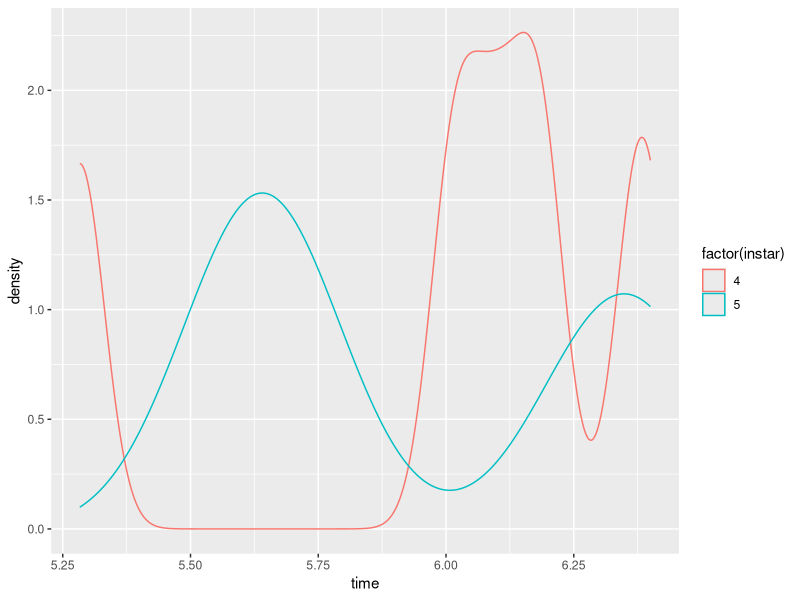
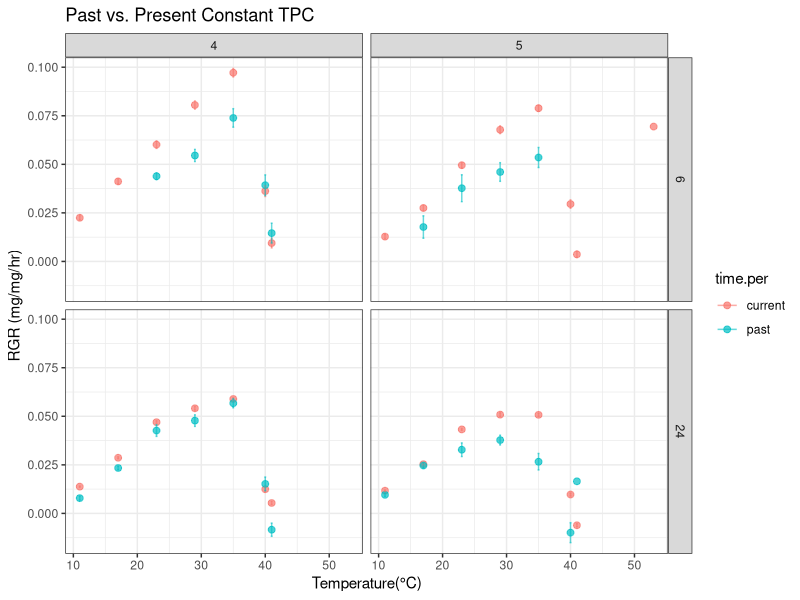

Reproduce these figures in R, in order. (Note: this script raises an error after producing the figures.)
# ## Taylor M. Hatcher
# ## Analysis of 6 hr and 24hr constant TPCs for P. rapae. Each caterpillar only experienced one temperature for 24 hours. 
# library(ggplot2)
# library(data.table)
# library(dplyr)
# library(patchwork)
# library(reshape2)
# library(viridis)
# library(tidyverse)
# 
# setwd("~/Desktop/Repos/WARP2024")
# 
# #past data 
# tpc1 = read.csv("PrapaeW.1999.ConstantTempTPCs.4thinstar.jul2021.xlsx - data.csv")
# tpc1$instar=4
# 
# #past data that includes a 6 hour time weighing: "Prapae.NC_WA.2000.TRNS.leaf" for 4th instar caterpillars
# #past data that includes some 9 hour weighings, some 6.5 hour weighings, and 24.5 hour weighings
# tpc2 = read.csv("PrapaeW.1999.ConstantTempTPCs.5thinstar.jul2021.xlsx - data.csv")
# names(tpc2)=names(tpc1)
# tpc2$instar=5
# 
# tpc.p= rbind(tpc1, tpc2)
# 
# tpc.p$rgr= (log(tpc.p$fw) - log(tpc.p$Mo))/tpc.p$time
# tpc.p$time.per= "past"
# 
# tpc.ps= tpc.p[,c("UniID","mom","ID","temp","instar","time","duration","mgain","rgr","time.per")]
# #plot
# ggplot(tpc.ps[tpc.ps$time>5 & tpc.ps$time<11,], aes(x=time, color=factor(instar), group=factor(instar)))+
#   geom_density()
# table(tpc.ps$time, tpc.ps$instar)
# 
# #recent 2024 TPC data
# tpc.c = read.csv("2024PrapaeConstantTPCCombineddata.csv")
# 
# 
# # Convert fw to numeric and drop nas
# tpc.c$fw <- as.numeric(tpc.c$fw)
# 
# tpc.c$rgr= (log(tpc.c$fw) - log(tpc.c$M0))/tpc.c$duration
# tpc.c$time.per= "current"
# 
# tpc.c$mom= tpc.c$Female
# tpc.c$ID= tpc.c$Individual
# tpc.c$UniID= paste(tpc.c$temp, tpc.c$mom, tpc.c$ID, sep=".")
# #Calculate mass gained in each time treatment
# tpc.c$mgain= tpc.c$fw - tpc.c$M0
# 
# #combine historic and current
# tpc.cs= tpc.c[,c("UniID","mom","ID","temp","instar","time","duration","mgain","rgr","time.per")]
# 
# 
# tpc= rbind(tpc.cs, tpc.ps)
# 
# 
# ######Plot
# 
# ##Set up durations of 6hr and 24hr
# 
# tpc$dur=NA
# tpc$time= as.numeric(tpc$time)
# # tpc[tpc$time>5 & tpc$time<11 & tpc$time.per=="past","dur"]=6
# tpc[tpc$time>5 & tpc$time<6.6 & tpc$time.per=="past","dur"]=6
# tpc[tpc$time>20 & tpc$time<26 & tpc$time.per=="past","dur"]=24
# tpc[tpc$time.per=="current","dur"]= tpc[tpc$time.per=="current","duration"]
# 
# #tpc.plot = ggplot(tpc[tpc$dur %in% c(6,24),], aes(x=temp, y=rgr, color=time.per)) +
# # geom_point(alpha=0.5) +
# #  facet_grid(dur ~ instar) +
# #  theme_bw() +
# # xlab("Temperature (C)") +
# #  ylab("RGR (mg/mg/h)") +
# #  ggtitle("2024") +
# # ylim(-0.10, 0.14)
# 
# #Plot family mean values for constant tpc
# #tpc.agg.f <- tpc %>% # new code added 11-22-24
#   #group_by(mom, temp, duration, instar)%>% # new code added 11-22-24
#  # dplyr::summarise(mean = mean(rgr, na.rm = TRUE), # new code added 11-22-24E)
#  #                  se = sd(rgr, na.rm = TRUE) /sqrt(n())
#   )# new code added 11-22-24
# # Aggregating by temperature, duration, and instar
# # Aggregate mean values with corrected standard error calculation
# tpc.agg <- tpc %>%
#   group_by(temp, time.per, dur, instar) %>%
#   dplyr::summarise(
#     mean = mean(rgr, na.rm = TRUE),
#     se = sd(rgr, na.rm = TRUE) / sqrt(n())
#   )
# #This piece of code is ensuring that 'time.per' is a factor with specified levels
# tpc$time.per <- factor(tpc$time.per, levels = c("past", "current"))
# 
# # Plot individual means and family means
# tpc.plot <- ggplot() +
#   # Layer for individual-level aggregated data
#   geom_point(
#     data = tpc.agg[tpc.agg$dur %in% c(6, 24), ],
#     aes(x = temp, y = mean, color = time.per, group = time.per),
#     alpha = 0.7, size = 2
#   )+
#   geom_errorbar(
#     data = tpc.agg[tpc.agg$dur %in% c(6, 24), ],
#     aes(x = temp, ymin = mean - se, ymax = mean + se, color = time.per, group = time.per),
#     width = 0.3, alpha = 0.6) +
#   # ) +
#   # # Line connecting family-level data
#   # geom_line(
#   #   data = tpc.agg.f,
#   #   aes(x = temp, y = mean, group = mom),
#   #   color = "black", linetype = "solid", size = 1
#   # ) +
#    # Layer for family-level aggregated data
#    geom_point(
#      data = tpc.agg.f,
#      aes(x = temp, y = mean)) +
#  #    color = "blue", size = 1, stroke = 1.2) +
#   # geom_errorbar(
#    #  data = tpc.agg.f,
#    #  aes(x = temp, ymin = mean - se, ymax = mean + se, group = mom),
#   # width = 0.3, color = "red", alpha = 0.7
#   # ) +
#   facet_grid(dur ~ instar) + #facet by duration and instar
#   theme_bw() +
#   xlab("Temperature (°C") +
#   ylab("RGR (mg/mg/hr)") +
#   ggtitle("Past vs. Present Constant TPC with Family Means") +
#   ylim(-0.10, 0.14)
# 
# 
# #plotting family means with error bars
# #   tpc.plot <- ggplot(tpc.agg[tpc.agg$dur %in% c(6, 24), ],aes(x = temp, y = mean, color = time.per, group = time.per)) +
# #   geom_point(alpha = 0.7, size = 2) + # Points for mean values
# #  geom_errorbar(aes(ymin = mean - se, ymax = mean +se), width = 0.3, alpha = 0.6) + # Error bars
# #  facet_grid(dur ~ instar) + #Facets for duration and instar
# #  theme_bw() +
# #  xlab("Temperature(°C)") +
# #  ylab("RGR (mg/mg/hr)") +
# #  ggtitle("Past vs. Present Constant TPC")
# # ylim(-0.10, 0.14)
# 
# 
# 
# 
# # Fit a linear model and calculate predictions for each group
# #tpc.fit <- tpc.valid %>%
# # group_by(time.per, dur, instar) %>%
# # do({
# # model <- lm(mean ~ temp, data = .)
# #  data.frame(
# #   temp = seq(min(.$temp, na.rm = TRUE), max(.$temp, na.rm = TRUE), length.out = 100),  # Generate temperature sequence
# #   mean = predict(model, newdata = data.frame(temp = seq(min(.$temp, na.rm = TRUE), max(.$temp, na.rm = TRUE), length.out = 100))),
# #   time.per = unique(.$time.per),
# #   dur = unique(.$dur),
# #  instar = unique(.$instar)
# # )
# #   })
# 
# 
# 
# # Print the plot
# print(tpc.plot)
# 
# setwd('/Volumes/GoogleDrive/Shared drives/TrEnCh/Projects/WARP/Analyses/figures/')
# pdf("2024TRNfeeding_constant.pdf",height = 8, width = 8)
# # Display the final plot
# print(tpc.plot)
# tpc.agg.fh$year=1999
# colnames(tpc.agg.fh)[1]="FEMALE"
# tpc.agg.fh$FEMALE= as.character(tpc.agg.fh$FEMALE)
# tpc.agg.f$FEMALE= as.character(tpc.agg.f$FEMALE)
# tpc.agg.f.all= rbind(tpc.agg.f, tpc.agg.fh)
# tpc.agg.f.all$yrfemale= paste(tpc.agg.f.all$year, tpc.agg.f.all$FEMALE)
# 
# tpc.all.plot= ggplot(tpc.agg.f.all, aes(x=temp,y=mean, col=factor(year)))+
#   geom_line(aes(group=yrfemale)) +scale_color_viridis_d()
# 
# #add means
# tpc.all.plot= tpc.all.plot + 
#   geom_errorbar(data=tpc.agg.all, aes(x=temp, y=mean, ymin=mean-se, ymax=mean+se, col=factor(year)), width=0)+
#   geom_point(data=tpc.agg.all, aes(x=temp, y = mean, col=factor(year)), size=3)+
#   theme_bw()+xlab("Temperature (C)")+ylab("RGR (g/g/h)")+
#   ggtitle("1999 & 2024") +ylim(-0.02,0.06) 

library(ggplot2)
library(data.table)
library(dplyr)
library(patchwork)
library(reshape2)
library(viridis)
library(tidyverse)

setwd("~/Desktop/Repos/WARP2024")
#past data 
tpc1 = read.csv("PrapaeW.1999.ConstantTempTPCs.4thinstar.jul2021.xlsx - data.csv")
tpc1$instar=4

tpc2 = read.csv("PrapaeW.1999.ConstantTempTPCs.5thinstar.jul2021.xlsx - data.csv")
names(tpc2)=names(tpc1)
tpc2$instar=5

tpc.p= rbind(tpc1, tpc2)

tpc.p$rgr= (log(tpc.p$fw) - log(tpc.p$Mo))/tpc.p$time
tpc.p$time.per= "past"

tpc.ps= tpc.p[,c("UniID","mom","ID","temp","instar","time","duration","mgain","rgr","time.per")]
#plot
ggplot(tpc.ps[tpc.ps$time>5 & tpc.ps$time<6.5,], aes(x=time, color=factor(instar), group=factor(instar)))+
  geom_density()
table(tpc.ps$time, tpc.ps$instar)

#recent 2024 TPC data
tpc.c = read.csv("2024PrapaeConstantTPCCombineddata.csv")


# Convert fw to numeric and drop nas
tpc.c$fw <- as.numeric(tpc.c$fw)

tpc.c$rgr= (log(tpc.c$fw) - log(tpc.c$M0))/tpc.c$duration
tpc.c$time.per= "current"

tpc.c$mom= tpc.c$Female
tpc.c$ID= tpc.c$Individual
tpc.c$UniID= paste(tpc.c$temp, tpc.c$mom, tpc.c$ID, sep=".")
#Calculate mass gained in each time treatment
tpc.c$mgain= tpc.c$fw - tpc.c$M0

#combine historic and current
tpc.cs= tpc.c[,c("UniID","mom","ID","temp","instar","time","duration","mgain","rgr","time.per")]


tpc= rbind(tpc.cs, tpc.ps)


######Plot

##Set up durations of 6hr and 24hr

tpc$dur=NA
tpc$time= as.numeric(tpc$time)
tpc[tpc$time>5 & tpc$time<6.5 & tpc$time.per=="past","dur"]=6
tpc[tpc$time>20 & tpc$time<26 & tpc$time.per=="past","dur"]=24
tpc[tpc$time.per=="current","dur"]= tpc[tpc$time.per=="current","duration"]

tpc.plot = ggplot(tpc[tpc$dur %in% c(6,24),], aes(x=temp, y=rgr, color=time.per)) +
  geom_point(alpha=0.5) +
  facet_grid(dur ~ instar) +
  theme_bw() +
  xlab("Temperature (C)") +
  ylab("RGR (mg/mg/h)") +
  ggtitle("2024") +
  ylim(-0.02, 0.14)

# Aggregate mean values with corrected standard error calculation
tpc.agg <- tpc %>%
  group_by(temp, time.per, dur, instar) %>%
  dplyr::summarise(
    mean = mean(rgr, na.rm = TRUE),
    se = sd(rgr, na.rm = TRUE) / sqrt(n())
  )
#plotting family means with error bars
 tpc.plot <- ggplot(tpc.agg[tpc.agg$dur %in% c(6, 24), ],aes(x = temp, y = mean, color = time.per, group = time.per)) +
   geom_point(alpha = 0.7, size = 2) + # Points for mean values
 geom_errorbar(aes(ymin = mean - se, ymax = mean +se), width = 0.3, alpha = 0.6) + # Error bars
facet_grid(dur ~ instar) + #Facets for duration and instar
  theme_bw() +
  xlab("Temperature(°C)") +
  ylab("RGR (mg/mg/hr)") +
  ggtitle("Past vs. Present Constant TPC")
 ylim(-0.10, 0.14)

tpc$time.per <- factor(tpc$time.per, levels = c("past", "current"))
print(tpc.plot)
#plot family mean values 
tpc.agg.f <- tpc %>%
  group_by(FEMALE, temp) %>%
  dplyr::summarise(mean = mean(value, na.rm = TRUE),
                   se = sd(value, na.rm = TRUE)/length(value))

